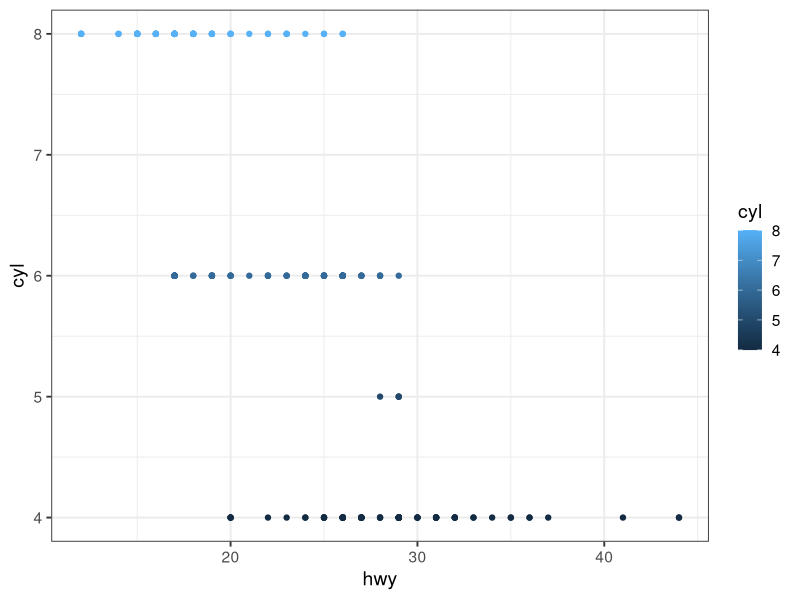
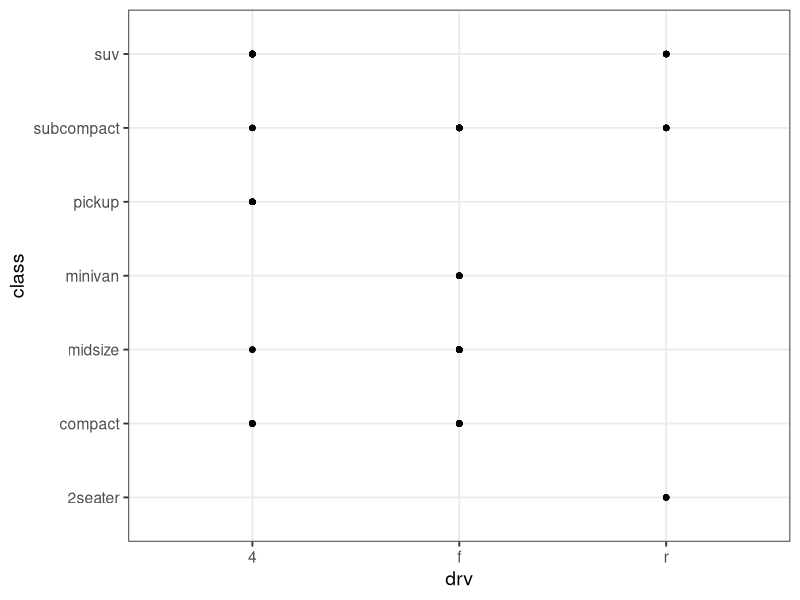
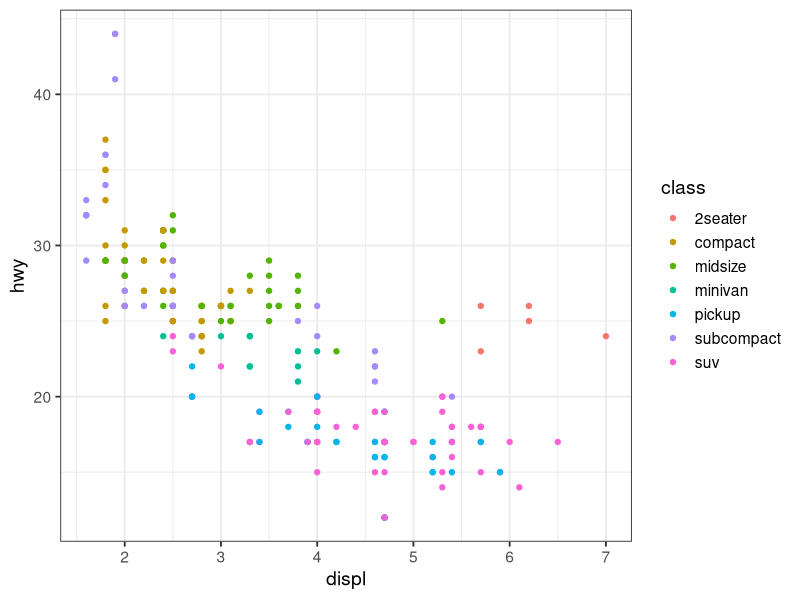
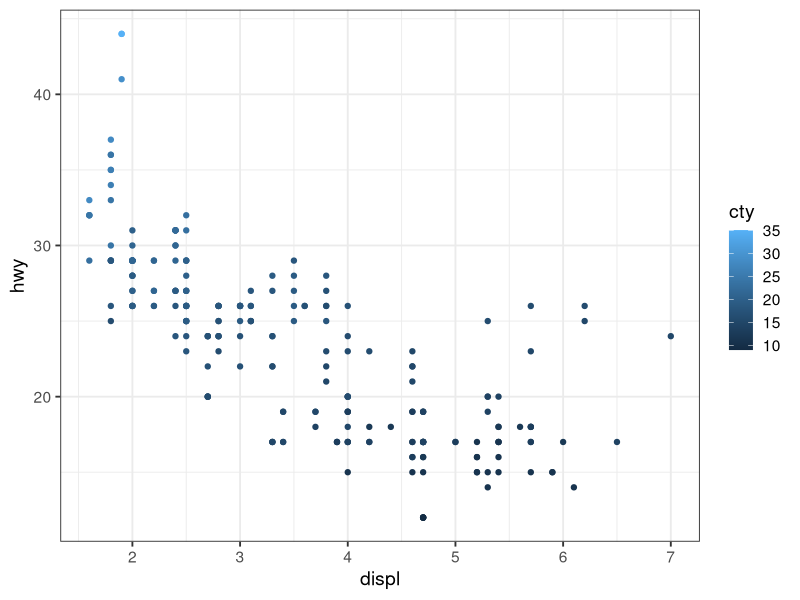
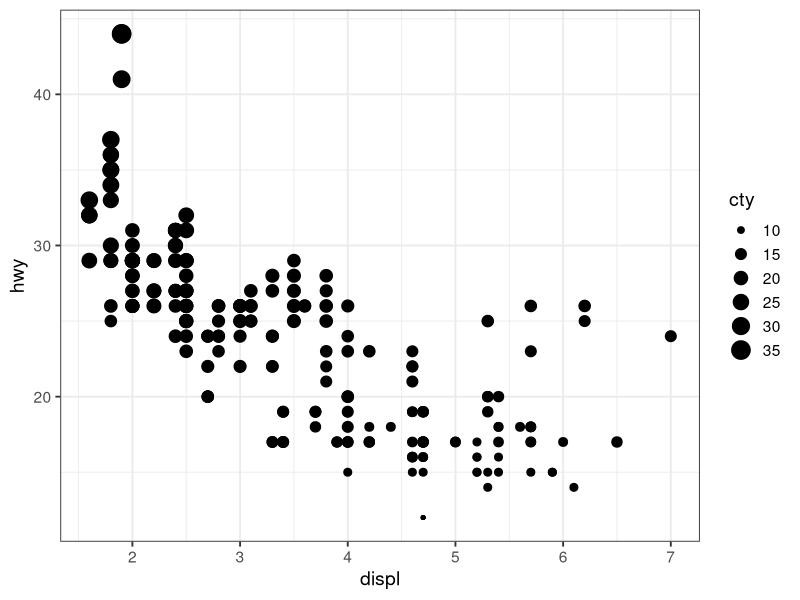
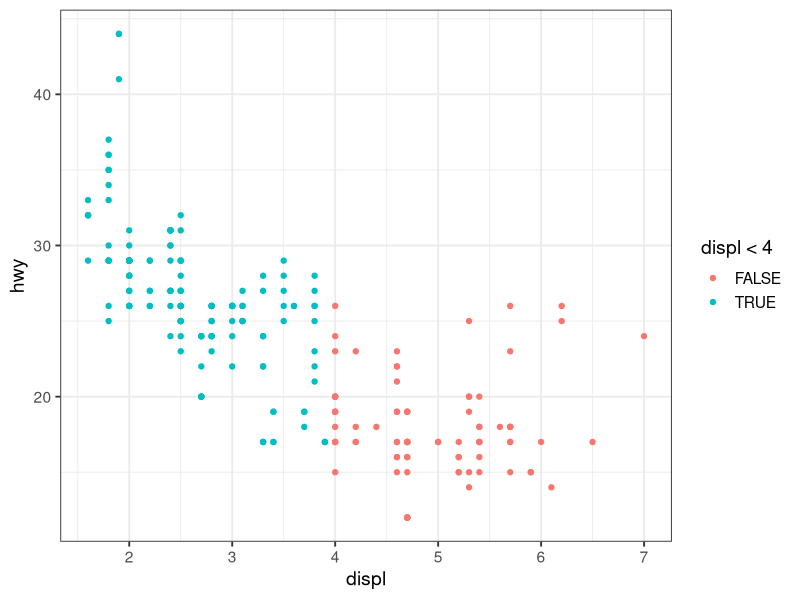
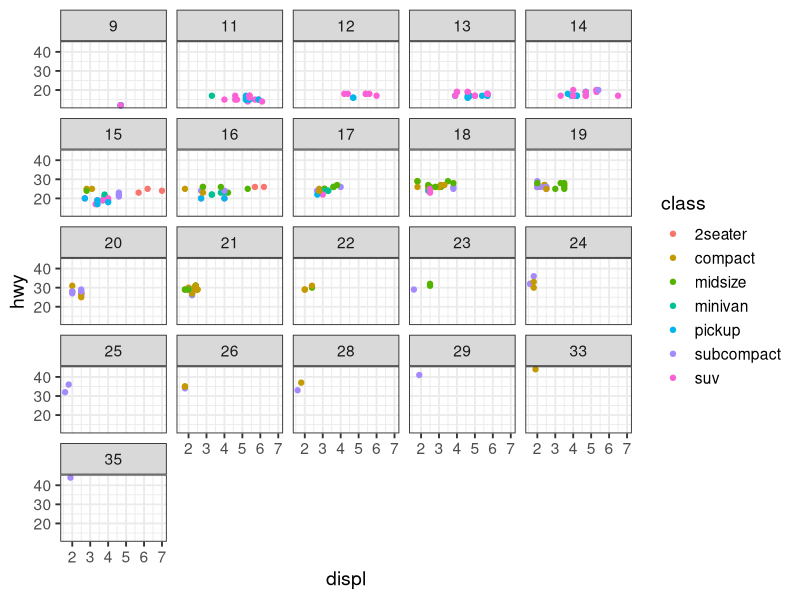
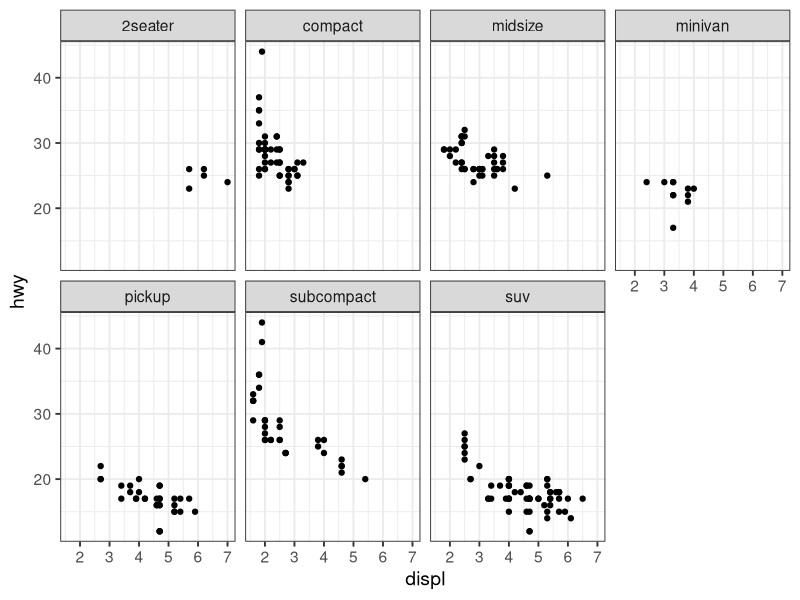

Generate these figures, in order, with R:
## ---- chunk 1
knitr::opts_chunk$set(echo=TRUE, cache=TRUE, fig.asp=0.65, fig.width=3.5)
require(tidyverse)
## ---- chunk 2
knitr::opts_chunk$set(echo=TRUE, cache=TRUE, fig.asp=0.65, fig.width=5.5)
library(ggplot2)
library(tidyverse)
theme_set(theme_bw(base_size = 14)) # Tested others, put 14 since it is best for your pc
head(mpg)
## ---- chunk 3
plot1 <- ggplot(mpg, aes(x = hwy, y = cyl, color = cyl)) +
  geom_point()

plot1

# From this scatter plot it would be reasonable to assume negative correlation between the amount of cylinders and the highway miles per gallon.
## ---- chunk 4
plot2 <- ggplot(mpg, aes(x = drv, y = class)) +
  geom_point()

plot2

# This plot can be useful when determining the all the possible different drive trains of each type of vehicle, but the information could be given in a better way other than a scatter plot.
## ---- chunk 5
# The categorical variables are: manufacturer, model, cyl, trans, drv, fl, class
# The continuous variables are: displ, year, cty, hwy

# The function below lets us check the variable type, knowing that integers and numerical based data types are the only data type that allows continuous variables we can check those data types for all the continuous variables. Leaving all other variables to be discrete.
str(mpg)
## ---- chunk 6
ggplot(data = mpg) + 
  geom_point(mapping = aes(x = displ, y = hwy, color = class))
## ---- chunk 7
color1 <- ggplot(data = mpg) +
  geom_point(mapping = aes(x = displ, y = hwy, color = cty))

size1 <- ggplot(data = mpg) +
  geom_point(mapping = aes(x = displ, y = hwy, size = cty))

shape1 <- ggplot(data = mpg) +
  geom_point(mapping = aes(x = displ, y = hwy, shape = cty))


color1 #Color operates as more of a gradient of a single color rather than several              different colors
size1  #Size fits the continuous variable more since the changes in size fit more               implies a relationship which discrete variables might not have.
#shape1 #Does not work, since a shape cannot be properly scaled for a continous variable
## ---- chunk 8
ggplot(data = mpg) +
  geom_point(mapping = aes(x = displ, y = hwy, color = displ < 4))

# Two separate colors will represent the results, either true or false.

## ---- chunk 9
ggplot(data = mpg) + 
  geom_point(mapping = aes(x = displ, y = hwy, color = class)) +
  facet_wrap(facets = vars(cty))

# Several facets pop up for every option, this can be useful when a researcher wants to   deep dive on the effect a continuous variable has. However, it is not very useful outside of that since it is a lot of information and hard to digest. Plus it will have a hard time loading all that data in a readable fashion.
## ---- chunk 10
ggplot(data = mpg) + 
  geom_point(mapping = aes(x = displ, y = hwy)) + 
  facet_wrap(facets = vars(class), nrow = 2)
## ---- chunk 11
ggplot(data = mpg) + 
  geom_point(mapping = aes(x = displ, y = hwy, color = class))

# The advantage of using faceting is that it is much easier to compare how each class interacts with the given variables. The disadvantages would come around if a researcher is comparing each class to itself over the given variables. Colors is more advantageous the more unique classes in the variable since it is easier to compare, despite losing the ability to clearly see patterns.
## ---- chunk 12
ggplot(data = mpg, mapping = aes(x = displ, y = hwy, color = drv)) + 
  geom_point() + 
  geom_smooth(se = FALSE)

# Predictions, a scatter plot and a line graph will appear in the same space and will have the same variables and colors. 

# My prediction proved to be true, since each "geom" line of code states the type of graph, each graph will follow the same parameters labeled above.
## ---- chunk 13

# It displays the confidence interval around the machine learning technique used to calculate the smooth line. 

## ---- chunk 14
ggplot(data = mpg, mapping = aes(x = displ, y = hwy)) + 
  geom_point() + 
  geom_smooth(se = FALSE)

## ---- chunk 15
ggplot(data = mpg, mapping = aes(x = displ, y = hwy)) + 
  geom_point() + 
  geom_smooth(aes(color = drv), se = FALSE) 

# Could not find an aes function that would split the data based on a variable without using color

## ---- chunk 16

ggplot(data = mpg, mapping = aes(x = displ, y = hwy, color = drv)) + 
  geom_point() + 
  geom_smooth(se = FALSE)

## ---- chunk 17
ggplot(data = mpg, mapping = aes(x = displ, y = hwy)) + 
  geom_point(aes(color = drv)) + 
  geom_smooth(se = FALSE)

## ---- chunk 18
ggplot(data = mpg, mapping = aes(x = displ, y = hwy)) + 
  geom_point(aes(color = drv)) + 
  geom_smooth(aes(linetype = drv),se = FALSE)

## ---- chunk 19
ggplot(data = mpg, mapping = aes(x = displ, y = hwy)) + 
  geom_point(size = 3.5, color = "grey") + #White was difficult to see
  geom_point(aes(color = drv))

